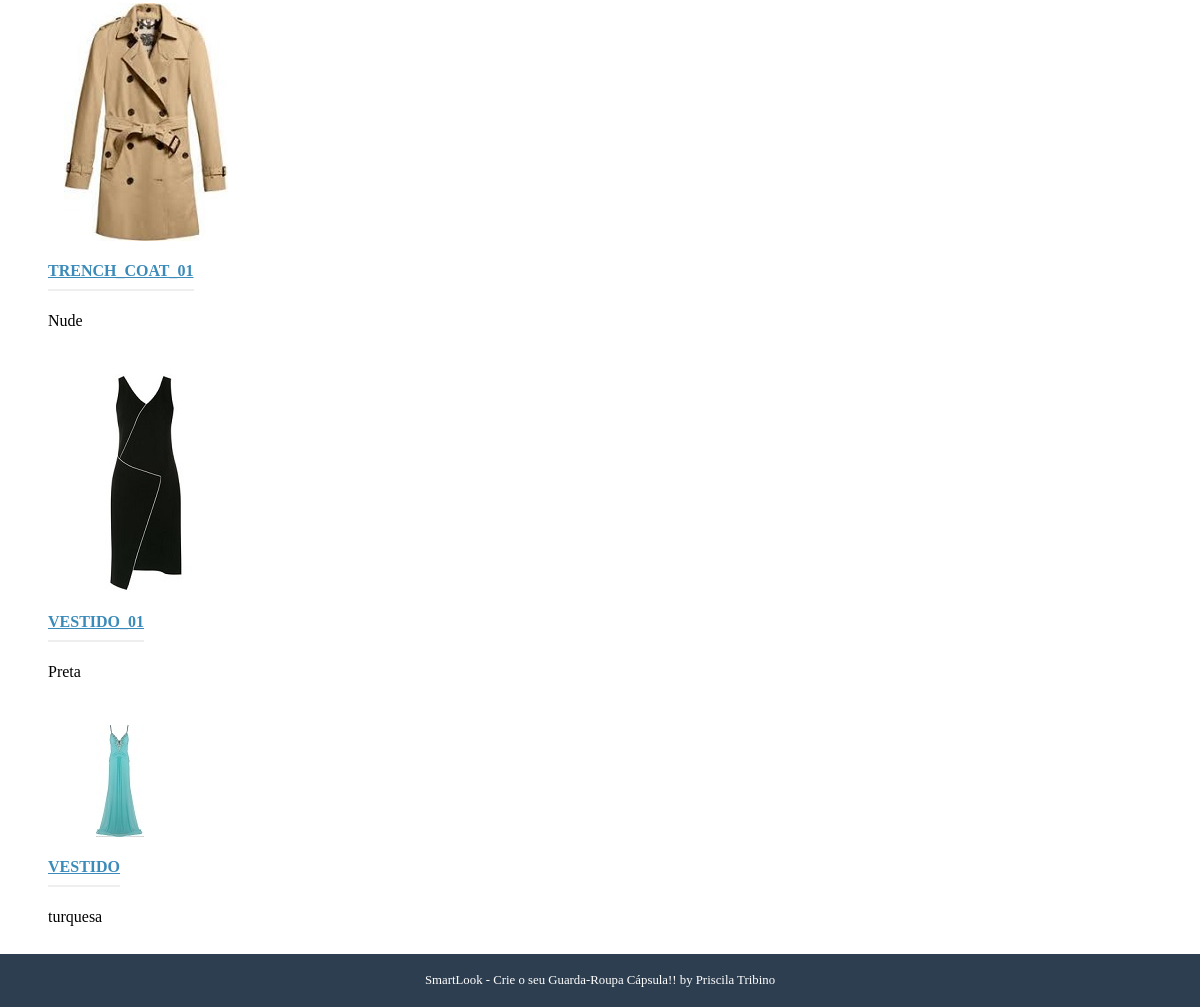
The app's page /itens/ (lower part), older data.
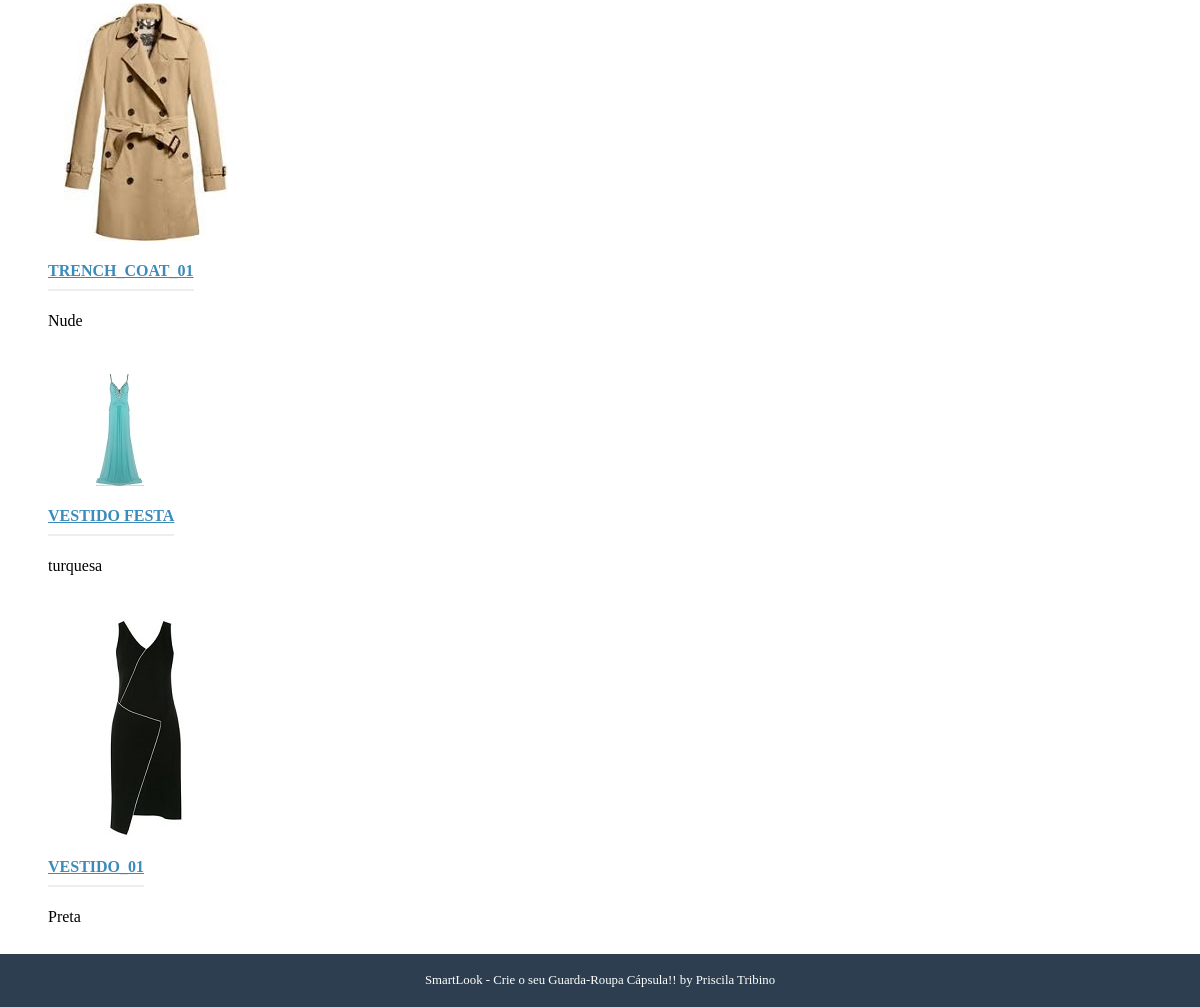
The same page, newer data.
### itens/models.py (models this page shows, shortened)
class Itens(models.Model):
    name = models.CharField('Nome:', max_length=100)
    slug = models.SlugField('Atalho:')
    cor = models.CharField('Cor:', max_length= 20, blank=True)
    categoria = models.CharField('Categoria',max_length=20, null=True,blank=False)
    image = models.ImageField(
        upload_to='', verbose_name='Imagem:', null=True, blank=True
    )
    objects = ItenManager()
    @models.permalink
    def get_absolute_url(self):
        return ('itens:details', (), {'slug': self.slug})
    class Meta:
        verbose_name = 'Item'
        verbose_name_plural = 'Itens'
        ordering = ['name']

### itens/views.py (the view)
# urls.py: path('', views.index, name='index'),
def index(request):
    itens = Itens.objects.all()
    template_name = 'itens/index.html'
    context = {
        'itens': itens
    }
    return render(request, template_name, context)

### itens/templates/itens/index.html (shortened to what this page needs)
{% extends "base.html" %}
{% load static %}
{% block content %}
   {% for itens in itens %}
        <div class="pure-g-r content-ribbon">
            <div class="pure-u-1-3">
                <div class="l-box">
                    <a href="{{ itens.get_absolute_url }}">
                    {% if itens.image %}
                        <img src="{{ itens.image.url }}" alt="{{ itens.name }}" />
                    {% else %}
                        <img src="{% static 'img/logo.png' %}" alt="{{ itens.name }}" />
                    {% endif %}
                    </a>
                </div>
            </div>
        <div class="pure-u-2-3">
            <div class="1-box">
                <h4 class="content-subhead"><a href="{{ itens.get_absolute_url }}" title="">{{ itens.name }}</a></h4>
                {{ itens.cor|linebreaks }}
            </div>
        </div>
        </div>
{% endfor %}
{% endblock %}

### core/templates/base.html (shortened to what this page needs)
{% load static %}
<html lang="en">
<head>
    <link rel="stylesheet" href="http://yui.yahooapis.com/pure/0.3.0/pure-min.css">
    <link rel="stylesheet" href="{% static 'css/styles.css' %}" />
</head>
<body>
<div class="content">
    <div class="content">
    {% block content %}{% endblock %}
    <div class="footer">
        SmartLook - Crie o seu Guarda-Roupa Cápsula!! by Priscila Tribino
    </div>
</div>
</body>
</html>

### core/static/css/styles.css (style rules this page uses)
* { -webkit-box-sizing: border-box; -moz-box-sizing: border-box; box-sizing: border-box; }
body { margin: 0 auto; line-height: 1.7em; }
a { color: #3b8bba; }
.content { padding-top: 2em; }
.l-box { padding: 1em; }
.content .content-subhead { color: #999; padding-bottom: 0.3em; text-transform: uppercase; margin: 0; border-bottom: 2px solid #eee; display: inline-block; }
.content .content-ribbon { margin: 1.5em 3em; }
.footer { background: #2d3e50; color: #fff; text-align: center; padding: 1em; font-size: 80%; }

Row changes from the older to the newer data that the page shows:
removed Itens: image (picture), name "VESTIDO", cor "turquesa"
added Itens: image (picture), name "VESTIDO FESTA", cor "turquesa"
